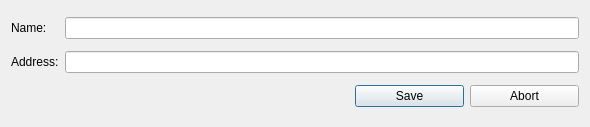
<?xml version="1.0" encoding="UTF-8"?>
<ui version="4.0">
 <class>NewAddressDialog</class>
 <widget class="QDialog" name="NewAddressDialog">
  <property name="geometry">
   <rect>
    <x>0</x>
    <y>0</y>
    <width>590</width>
    <height>127</height>
   </rect>
  </property>
  <property name="windowTitle">
   <string>Add an address</string>
  </property>
  <property name="windowIcon">
   <iconset>
    <normaloff>../../images/cryptonote.ico</normaloff>../../images/cryptonote.ico</iconset>
  </property>
  <layout class="QGridLayout" name="gridLayout">
   <item row="0" column="0">
    <widget class="QLabel" name="label">
     <property name="sizePolicy">
      <sizepolicy hsizetype="Maximum" vsizetype="Preferred">
       <horstretch>0</horstretch>
       <verstretch>0</verstretch>
      </sizepolicy>
     </property>
     <property name="text">
      <string>Name:</string>
     </property>
    </widget>
   </item>
   <item row="0" column="1" colspan="3">
    <widget class="QLineEdit" name="m_labelEdit">
     <property name="sizePolicy">
      <sizepolicy hsizetype="Expanding" vsizetype="Fixed">
       <horstretch>0</horstretch>
       <verstretch>0</verstretch>
      </sizepolicy>
     </property>
     <property name="echoMode">
      <enum>QLineEdit::Normal</enum>
     </property>
    </widget>
   </item>
   <item row="1" column="0">
    <widget class="QLabel" name="label_2">
     <property name="sizePolicy">
      <sizepolicy hsizetype="Maximum" vsizetype="Preferred">
       <horstretch>0</horstretch>
       <verstretch>0</verstretch>
      </sizepolicy>
     </property>
     <property name="text">
      <string>Address:</string>
     </property>
    </widget>
   </item>
   <item row="1" column="1" colspan="3">
    <widget class="QLineEdit" name="m_addressEdit">
     <property name="echoMode">
      <enum>QLineEdit::Normal</enum>
     </property>
    </widget>
   </item>
   <item row="2" column="0" colspan="2">
    <spacer name="horizontalSpacer">
     <property name="orientation">
      <enum>Qt::Horizontal</enum>
     </property>
     <property name="sizeHint" stdset="0">
      <size>
       <width>338</width>
       <height>20</height>
      </size>
     </property>
    </spacer>
   </item>
   <item row="2" column="2">
    <widget class="QPushButton" name="m_okButton">
     <property name="enabled">
      <bool>true</bool>
     </property>
     <property name="text">
      <string>Save</string>
     </property>
     <property name="default">
      <bool>true</bool>
     </property>
    </widget>
   </item>
   <item row="2" column="3">
    <widget class="QPushButton" name="m_cancelButton">
     <property name="text">
      <string>Abort</string>
     </property>
    </widget>
   </item>
  </layout>
 </widget>
 <resources/>
 <connections>
  <connection>
   <sender>m_okButton</sender>
   <signal>clicked()</signal>
   <receiver>NewAddressDialog</receiver>
   <slot>accept()</slot>
   <hints>
    <hint type="sourcelabel">
     <x>410</x>
     <y>102</y>
    </hint>
    <hint type="destinationlabel">
     <x>294</x>
     <y>63</y>
    </hint>
   </hints>
  </connection>
  <connection>
   <sender>m_cancelButton</sender>
   <signal>clicked()</signal>
   <receiver>NewAddressDialog</receiver>
   <slot>reject()</slot>
   <hints>
    <hint type="sourcelabel">
     <x>526</x>
     <y>102</y>
    </hint>
    <hint type="destinationlabel">
     <x>294</x>
     <y>63</y>
    </hint>
   </hints>
  </connection>
 </connections>
</ui>
